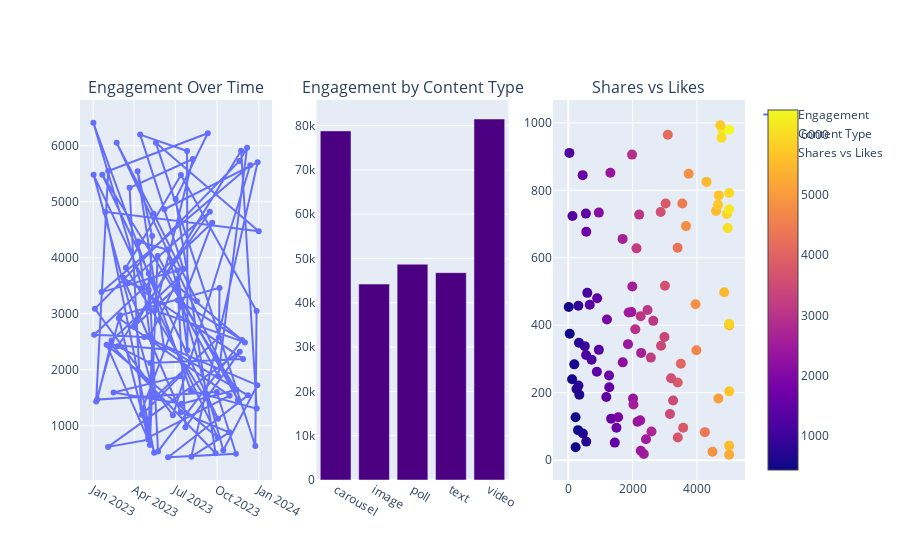

The code cell stored with this chart in its notebook:
### Code cell
#Create a dashboard with 3 charts side-by-side using go.Figure() + subplots:
#1. Line chart → Engagement
#2. Bar chart → Content Type
#3. Scatter → Shares vs Likes
#Add titles and interactivity.

# Calculate engagement
df['engagement'] = df['likes'] + df['comments'] + df['shares']

# Aggregate data for bar chart
category_engagement = df.groupby('post_type', as_index=False)['engagement'].sum()

# Create subplot figure with 1 row, 3 columns
fig = make_subplots(
    rows=1, cols=3,
    subplot_titles=("Engagement Over Time", "Engagement by Content Type", "Shares vs Likes")
)

# 1. Line chart → Engagement over time
line_trace = go.Scatter(
    x=df['post_time'],
    y=df['engagement'],
    mode='lines+markers',
    name='Engagement',
    hovertext=df['post_type']
)
fig.add_trace(line_trace, row=1, col=1)

# 2. Bar chart → Content Type
bar_trace = go.Bar(
    x=category_engagement['post_type'],
    y=category_engagement['engagement'],
    name='Content Type',
    marker_color='indigo'
)
fig.add_trace(bar_trace, row=1, col=2)

# 3. Scatter → Shares vs Likes
scatter_trace = go.Scatter(
    x=df['likes'],
    y=df['shares'],
    mode='markers',
    name='Shares vs Likes',
    marker=dict(size=10, color=df['engagement'], showscale=True),
    hovertext=df['post_id']
)
fig.add_trace(scatter_trace, row=1, col=3)


fig.show()

### Figure 1 — Plotly figure (JSON) as saved in the notebook; plotly's stock layout.template omitted (floating-point values rounded to 4 significant figures)
{"data": [{"hovertext": ["image", "carousel", "poll", "image", "video", "carousel", "image", "text", "video", "carousel", "text", "video", "carousel", "text", "carousel", "image", "poll", "text", "text", "image", "poll", "carousel", "text", "carousel", "poll", "carousel", "text", "poll", "image", "carousel", "poll", "image", "video", "poll", "image", "video", "video", "poll", "video", "carousel", "carousel", "video", "carousel", "text", "video", "text", "poll", "video", "image", "text", "text", "image", "video", "image", "carousel", "image", "video", "video", "video", "carousel", "video", "carousel", "image", "carousel", "image", "text", "carousel", "video", "image", "text", "video", "carousel", "text", "video", "video", "text", "carousel", "poll", "carousel", "text", "video", "carousel", "video", "carousel", "text", "text", "text", "text", "carousel", "poll", "carousel", "video", "carousel", "image", "poll", "carousel", "video", "text", "poll", "image"], "mode": "lines+markers", "name": "Engagement", "type": "scatter", "x": ["2023-08-17T14:45:00", "2023-05-14T00:45:00", "2023-02-21T16:15:00", "2023-11-16T00:45:00", "2023-05-23T00:30:00", "2023-05-05T20:00:00", "2023-02-26T11:45:00", "2023-10-28T19:30:00", "2023-05-02T06:15:00", "2023-05-11T11:00:00", "2023-12-08T02:15:00", "2023-06-15T03:15:00", "2023-11-11T15:45:00", "2023-09-30T10:30:00", "2023-01-09T20:00:00", "2023-02-10T13:00:00", "2023-07-05T05:15:00", "2023-07-23T05:45:00", "2023-11-20T02:00:00", "2023-02-02T16:00:00", "2023-05-02T06:15:00", "2023-01-30T13:30:00", "2023-10-02T12:15:00", "2023-01-01T20:00:00", "2023-05-17T00:15:00", "2023-10-05T06:30:00", "2023-10-06T10:00:00", "2023-03-01T08:00:00", "2023-01-07T10:30:00", "2023-02-03T00:30:00", "2023-09-10T13:45:00", "2023-07-01T14:45:00", "2023-09-27T19:00:00", "2023-02-09T15:30:00", "2023-06-06T19:30:00", "2023-04-08T19:15:00", "2023-05-11T00:30:00", "2023-05-02T00:30:00", "2023-01-01T06:00:00", "2023-08-04T12:45:00", "2023-12-27T11:30:00", "2023-11-23T02:00:00", "2023-03-31T16:00:00", "2023-07-06T08:00:00", "2023-12-01T10:00:00", "2023-05-16T22:15:00", "2023-08-08T17:45:00", "2023-03-22T03:15:00", "2023-04-17T15:00:00", "2023-07-12T00:00:00", "2023-02-14T18:00:00", "2023-07-14T15:00:00", "2023-11-12T17:30:00", "2023-01-21T01:00:00", "2023-10-02T23:30:00", "2023-03-13T23:15:00", "2023-07-13T09:15:00", "2023-12-27T04:00:00", "2023-12-24T07:45:00", "2023-05-19T04:30:00", "2023-12-31T22:30:00", "2023-01-27T15:45:00", "2023-05-15T06:30:00", "2023-04-19T19:45:00", "2023-09-20T06:00:00", "2023-01-03T03:00:00", "2023-04-23T08:15:00", "2023-12-28T16:45:00", "2023-10-14T18:45:00", "2023-06-12T09:30:00", "2023-04-10T00:00:00", "2023-05-05T16:45:00", "2023-07-18T22:00:00", "2023-04-14T10:30:00", "2023-07-26T20:15:00", "2023-07-27T19:15:00", "2023-07-05T18:15:00", "2023-01-19T07:15:00", "2023-12-13T04:45:00", "2023-06-25T15:15:00", "2023-01-04T18:30:00", "2023-11-19T12:30:00", "2023-12-06T04:00:00", "2023-10-03T19:00:00", "2023-07-06T07:00:00", "2023-11-25T07:30:00", "2023-05-23T22:30:00", "2023-05-03T12:30:00", "2023-05-03T08:00:00", "2023-03-19T04:00:00", "2023-09-15T00:45:00", "2023-02-23T17:15:00", "2023-05-07T00:30:00", "2023-11-27T04:30:00", "2023-03-07T19:15:00", "2023-07-12T17:45:00", "2023-10-27T23:45:00", "2023-08-05T08:45:00", "2023-12-29T12:15:00", "2023-06-06T21:00:00"], "xaxis": "x", "y": [3223, 4786, 6051, 1460, 4032, 653, 2918, 1535, 787, 2541, 1542, 435, 498, 1600, 1465, 2520, 3618, 973, 2318, 620, 750, 2444, 789, 5479, 1508, 2577, 3460, 2971, 1432, 5549, 6222, 5050, 506, 2443, 2362, 5543, 4387, 3095, 6410, 1625, 1304, 5911, 2768, 3486, 2486, 3058, 5763, 5248, 1192, 1884, 1592, 1390, 1640, 5482, 1122, 3821, 5478, 3048, 637, 6051, 4472, 4818, 517, 1306, 4622, 2622, 2581, 1723, 560, 4145, 4289, 2603, 3798, 6198, 5904, 2348, 3769, 3385, 5652, 1185, 3088, 5727, 5965, 1883, 3238, 2528, 539, 3715, 3420, 3547, 4820, 2417, 2117, 2191, 3646, 1241, 880, 446, 5704, 4865], "yaxis": "y"}, {"marker": {"color": "indigo"}, "name": "Content Type", "type": "bar", "x": ["carousel", "image", "poll", "text", "video"], "xaxis": "x2", "y": [78799, 44225, 48703, 46801, 81484], "yaxis": "y2"}, {"hovertext": [1, 2, 3, 4, 5, 6, 7, 8, 9, 10, 11, 12, 13, 14, 15, 16, 17, 18, 19, 20, 21, 22, 23, 24, 25, 26, 27, 28, 29, 30, 31, 32, 33, 34, 35, 36, 37, 38, 39, 40, 41, 42, 43, 44, 45, 46, 47, 48, 49, 50, 51, 52, 53, 54, 55, 56, 57, 58, 59, 60, 61, 62, 63, 64, 65, 66, 67, 68, 69, 70, 71, 72, 73, 74, 75, 76, 77, 78, 79, 80, 81, 82, 83, 84, 85, 86, 87, 88, 89, 90, 91, 92, 93, 94, 95, 96, 97, 98, 99, 100], "marker": {"color": [3223, 4786, 6051, 1460, 4032, 653, 2918, 1535, 787, 2541, 1542, 435, 498, 1600, 1465, 2520, 3618, 973, 2318, 620, 750, 2444, 789, 5479, 1508, 2577, 3460, 2971, 1432, 5549, 6222, 5050, 506, 2443, 2362, 5543, 4387, 3095, 6410, 1625, 1304, 5911, 2768, 3486, 2486, 3058, 5763, 5248, 1192, 1884, 1592, 1390, 1640, 5482, 1122, 3821, 5478, 3048, 637, 6051, 4472, 4818, 517, 1306, 4622, 2622, 2581, 1723, 560, 4145, 4289, 2603, 3798, 6198, 5904, 2348, 3769, 3385, 5652, 1185, 3088, 5727, 5965, 1883, 3238, 2528, 539, 3715, 3420, 3547, 4820, 2417, 2117, 2191, 3646, 1241, 880, 446, 5704, 4865], "showscale": true, "size": 10}, "mode": "markers", "name": "Shares vs Likes", "type": "scatter", "x": [2121, 3660, 4955, 1183, 3499, 256, 1982, 1274, 317, 1878, 1446, 304, 45, 1333, 889, 2348, 2872, 512, 2013, 455, 559, 1961, 332, 5000, 898, 1992, 3161, 2083, 548, 4594, 4795, 4665, 119, 2253, 1309, 5000, 4245, 2463, 5000, 447, 667, 4929, 2586, 3259, 2236, 2251, 4726, 5000, 725, 1551, 1268, 950, 1498, 4297, 592, 3401, 4846, 2204, 344, 4763, 3544, 3742, 227, 130, 3982, 2265, 2026, 560, 187, 3094, 3398, 1690, 3026, 5000, 5000, 2153, 3571, 2990, 4678, 553, 2642, 4656, 5000, 1203, 2566, 2416, 15, 3404, 2884, 3195, 3956, 1857, 951, 1694, 3005, 36, 314, 229, 5000, 4483], "xaxis": "x3", "y": [628, 694, 688, 187, 286, 211, 906, 216, 221, 438, 52, 89, 375, 123, 262, 18, 736, 338, 183, 79, 55, 439, 348, 399, 480, 515, 137, 388, 731, 739, 978, 183, 240, 28, 852, 43, 83, 445, 980, 845, 461, 730, 85, 177, 118, 427, 993, 16, 298, 127, 251, 327, 96, 825, 496, 230, 498, 728, 194, 956, 761, 849, 127, 724, 326, 318, 165, 677, 284, 965, 630, 656, 761, 744, 404, 114, 96, 365, 785, 312, 413, 757, 792, 417, 304, 62, 454, 67, 339, 243, 462, 344, 734, 290, 517, 911, 458, 38, 204, 25], "yaxis": "y3"}], "layout": {"annotations": [{"font": {"size": 16}, "showarrow": false, "text": "Engagement Over Time", "x": 0.1444, "xanchor": "center", "xref": "paper", "y": 1, "yanchor": "bottom", "yref": "paper"}, {"font": {"size": 16}, "showarrow": false, "text": "Engagement by Content Type", "x": 0.5, "xanchor": "center", "xref": "paper", "y": 1, "yanchor": "bottom", "yref": "paper"}, {"font": {"size": 16}, "showarrow": false, "text": "Shares vs Likes", "x": 0.8556, "xanchor": "center", "xref": "paper", "y": 1, "yanchor": "bottom", "yref": "paper"}], "autosize": true, "xaxis": {"anchor": "y", "autorange": true, "domain": [0, 0.2889], "range": ["2022-12-01 05:01:58.7571", "2024-01-31 23:28:01.2429"], "type": "date"}, "xaxis2": {"anchor": "y2", "autorange": true, "domain": [0.3556, 0.6444], "range": [-0.5, 4.5], "type": "category"}, "xaxis3": {"anchor": "y3", "autorange": true, "domain": [0.7111, 1], "range": [-516.6, 5532.0], "type": "linear"}, "yaxis": {"anchor": "x", "autorange": true, "domain": [0, 1], "range": [-58.08, 6903.0], "type": "linear"}, "yaxis2": {"anchor": "x2", "autorange": true, "domain": [0, 1], "range": [0, 85770.0], "type": "linear"}, "yaxis3": {"anchor": "x3", "autorange": true, "domain": [0, 1], "range": [-83.66, 1093.0], "type": "linear"}}}
